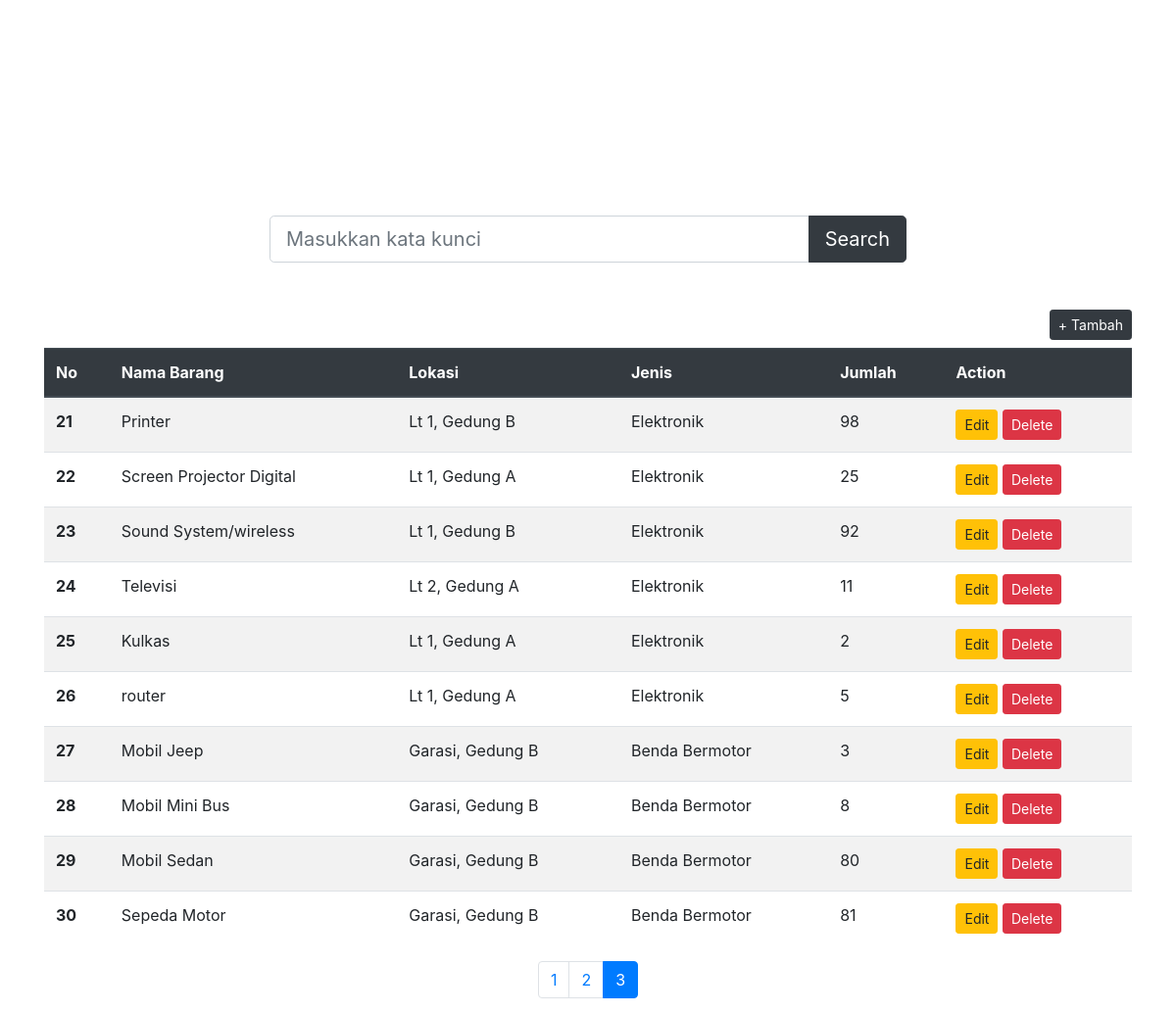
Screenshot of /?p=3 with the database file from the repository.
### tables this page shows
CREATE TABLE `barang` (
  `kodeBarang` int(11) NOT NULL,
  `namaBarang` varchar(50) NOT NULL,
  `kodeLokasi` int(11) NOT NULL,
  `kodeJenis` int(11) NOT NULL,
  `jumlah` int(11) NOT NULL
);

CREATE TABLE `lokasi` (
  `kodeLokasi` int(11) NOT NULL,
  `namaLokasi` varchar(50) NOT NULL
);

CREATE TABLE `jenis` (
  `kodeJenis` int(11) NOT NULL,
  `namaJenis` varchar(50) NOT NULL
);

### index.php (the view, shortened to what this page needs)
<?php include("config.php"); ?>
<!DOCTYPE html>
<html lang="en">
<head>
  <link rel="stylesheet" href="https://cdn.jsdelivr.net/npm/bootstrap@4.5.3/dist/css/bootstrap.min.css">
</head>
<link rel="stylesheet" href="./assets/style.css">
<body class="container">
  <header class="header"></header>
  <main>
    <form action="." method="GET">
      <div class="input-group input-group-lg mb-5 mx-auto">
        <input type="text" class="form-control" name="search" value="<?= isset($_GET['search']) ? $_GET['search'] : ""  ?>" placeholder="Masukkan kata kunci">
        <div class="input-group-append">
          <button class="btn btn-dark" type="submit" id="button-addon2">Search</button>
        </div>
      </div>
    </form>
    <div class="tambah-data">
      <button type="button" data-toggle="modal" data-target="#tambahData" class="btn btn-dark btn-sm mb-2 mx-auto">+ Tambah</button>
    </div>
    <div class="content">
      <div class="table-responsive">
        <table class="table table-striped table-hover">
          <thead class="thead-dark">
            <tr>
              <th scope="col">No</th>
              <th scope="col">Nama Barang</th>
              <th scope="col">Lokasi</th>
              <th scope="col">Jenis</th>
              <th scope="col">Jumlah</th>
              <th scope="col">Action</th>
            </tr>
          </thead>
          <tbody>
            <?php
            if (isset($_GET['search']) ? ($_GET['search'] != "" ? True : False) : False) {
              $searchItem = $_GET['search'];
              $query = "
              SELECT kodeBarang,namaBarang,namaLokasi,jumlah,namaJenis FROM barang
              INNER JOIN lokasi
              ON barang.kodeLokasi = lokasi.kodeLokasi
              INNER JOIN jenis
              ON barang.kodeJenis = jenis.kodeJenis
              WHERE namaBarang LIKE '%{$searchItem}%'
            ";
              $startWith = 0;
            } else if (isset($_GET['p'])) {
              if (is_numeric($_GET['p']) && $_GET['p'] > 0) {
                $startWith = ($_GET['p'] - 1) * 10;
              } else {
                $startWith = 0;
              }
              $query = "
              SELECT kodeBarang,namaBarang,namaLokasi,jumlah,namaJenis FROM barang
              INNER JOIN lokasi
              ON barang.kodeLokasi = lokasi.kodeLokasi
              INNER JOIN jenis
              ON barang.kodeJenis = jenis.kodeJenis
              LIMIT 10 OFFSET $startWith
              ";
            }
            $result = mysqli_query($db, $query);
            $startWith++;
            while ($data = mysqli_fetch_array($result)) {
              echo "
                  <tr>
                    <th scope='row'>{$startWith}</th>
                    <td>{$data['namaBarang']}</td>
                    <td>{$data['namaLokasi']}</td>
                    <td>{$data['namaJenis']}</td>
                    <td>{$data['jumlah']}</td>
                    <td>
                      <button type='button' id='" . "edit-{$data['kodeBarang']}" . "' class='edit btn btn-warning btn-sm'>Edit</button>
                      <button type='button' id='" . "delete-{$data['kodeBarang']}" . "' class='delete btn btn-danger btn-sm'>Delete</button>
                    </td>
                  </tr>
                ";
              $startWith++;
            }
            ?>
          </tbody>
        </table>
      </div>
      <nav>
        <ul class="pagination justify-content-center">
          <?php
          if (!isset($_GET['search']) || $_GET['search'] === "") {
            $query = "SELECT COUNT(*) as total FROM barang";
            $result = mysqli_query($db, $query);
            $resulArr = mysqli_fetch_assoc($result);
            $totalPage = ceil($resulArr['total'] / 10);
            for ($i = 1; $i <= $totalPage; $i++) {
              echo "<li class='page-item'><a class='page-link' href='?p={$i}'>{$i}</a></li>";
            }
          }
          ?>
        </ul>
      </nav>
    </div>
  </main>
</body>
</html>

### assets/style.css (style rules this page uses)
.header { background-image: url('https://images.unsplash.com/photo-1512425406684-952ff74cb8d1?ixlib=rb-1.2.1&ixid=MXwxMjA3fDB8MHxwaG90by1wYWdlfHx8fGVufDB8fHw%3D&auto=format&fit=crop&w=773&q=80'); background-repeat: no-repeat; background-size: 700px; background-position: -10px; margin: 50px auto 20px; height: 150px; overflow: hidden; max-width: 700px; padding: 50px; font-family: 'Russo One', sans-serif; }
.input-group { max-width: 650px; }
.content { max-width: 900px margin:auto; }
.tambah-data { float: right; }

### rows the page displays
barang: namaBarang "Printer", lokasi.namaLokasi "Lt 1, Gedung B", jenis.namaJenis "Elektronik", jumlah "98"
barang: namaBarang "Screen Projector Digital", lokasi.namaLokasi "Lt 1, Gedung A", jenis.namaJenis "Elektronik", jumlah "25"
barang: namaBarang "Sound System/wireless", lokasi.namaLokasi "Lt 1, Gedung B", jenis.namaJenis "Elektronik", jumlah "92"
barang: namaBarang "Televisi", lokasi.namaLokasi "Lt 2, Gedung A", jenis.namaJenis "Elektronik", jumlah "11"
barang: namaBarang "Kulkas", lokasi.namaLokasi "Lt 1, Gedung A", jenis.namaJenis "Elektronik", jumlah "2"
barang: namaBarang "router", lokasi.namaLokasi "Lt 1, Gedung A", jenis.namaJenis "Elektronik", jumlah "5"
barang: namaBarang "Mobil Jeep", lokasi.namaLokasi "Garasi, Gedung B", jenis.namaJenis "Benda Bermotor", jumlah "3"
barang: namaBarang "Mobil Mini Bus", lokasi.namaLokasi "Garasi, Gedung B", jenis.namaJenis "Benda Bermotor", jumlah "8"
barang: namaBarang "Mobil Sedan", lokasi.namaLokasi "Garasi, Gedung B", jenis.namaJenis "Benda Bermotor", jumlah "80"
barang: namaBarang "Sepeda Motor", lokasi.namaLokasi "Garasi, Gedung B", jenis.namaJenis "Benda Bermotor", jumlah "81"
